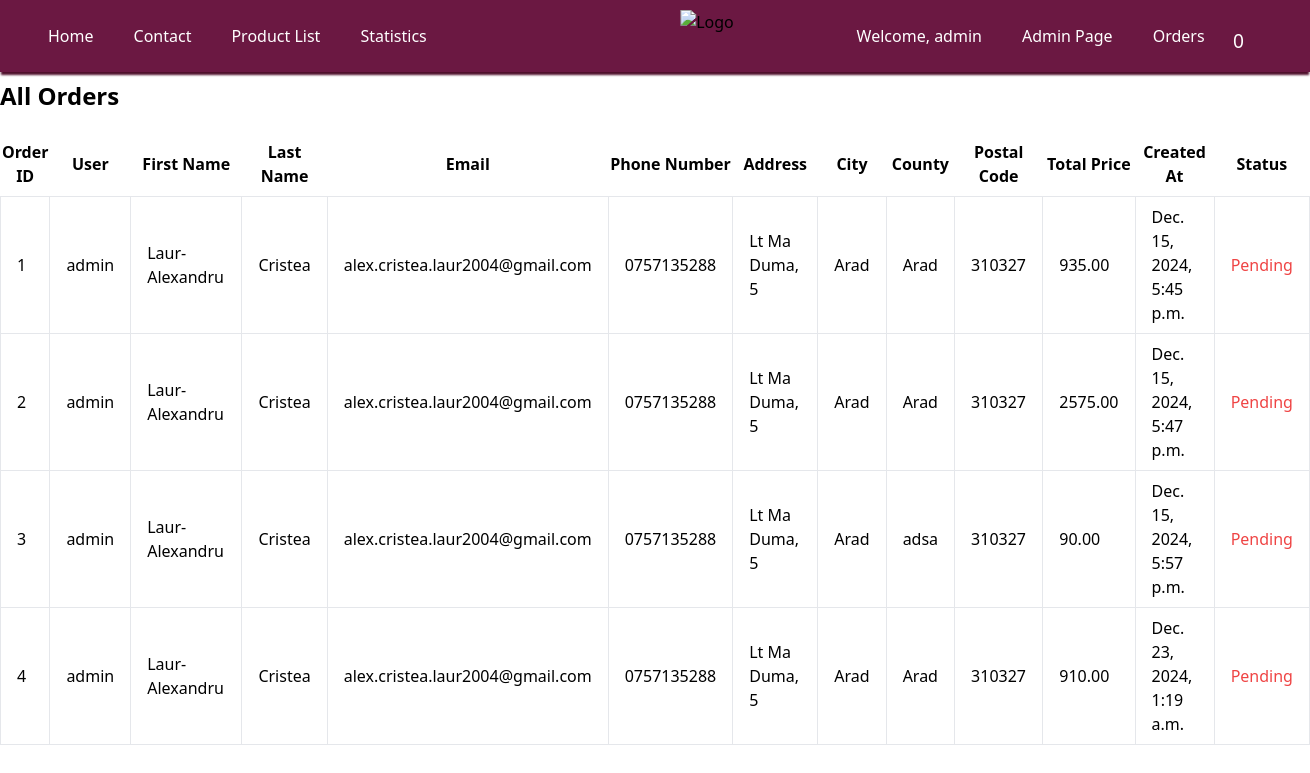
The page /orders/ (signed in) on the database as committed earlier.
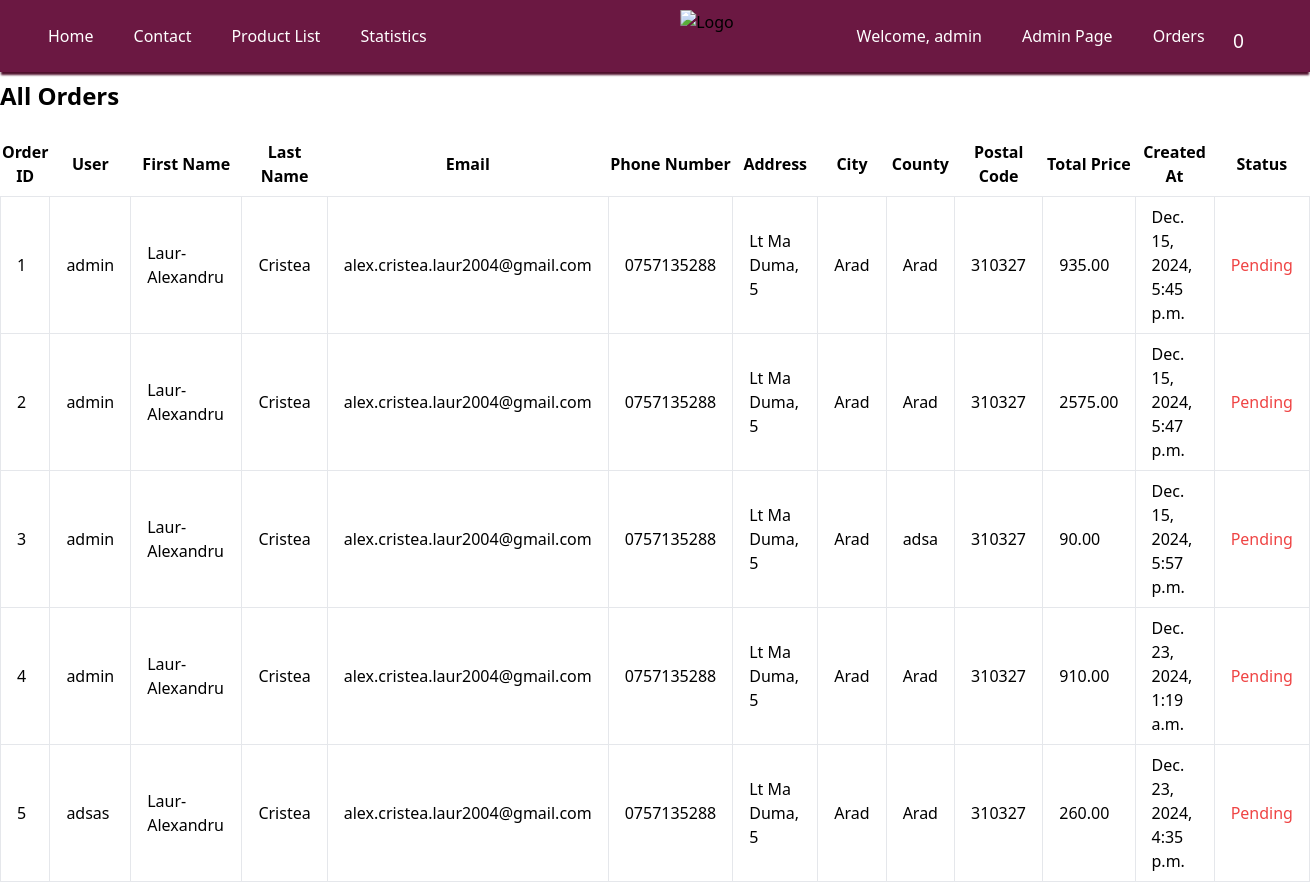
The same page on the database as committed later.
### my_app/models.py (models this page shows, shortened)
class Order(models.Model):
    user = models.ForeignKey(User, on_delete=models.CASCADE)
    created_at = models.DateTimeField(default=timezone.now)
    first_name = models.CharField(max_length=30,default='')
    last_name = models.CharField(max_length=30,default='')
    email = models.EmailField(max_length=254, default='')
    phone_number = models.CharField(max_length=15, default='')
    address = models.CharField(max_length=255 , null=True)
    city = models.CharField(max_length=100, null=True)
    county = models.CharField(max_length=100, default='')
    postal_code = models.CharField(max_length=6, null=True)
    total_price = models.DecimalField(max_digits=10, decimal_places=2)
    status = models.CharField(max_length=20, default='Pending')

### my_app/views.py (the view)
# urls.py: path('orders/', views.orders, name='orders'),
@staff_member_required
def orders(request):
    orders = Order.objects.all()
    return render(request, 'my_app/orders.html', {'orders': orders})

### my_app/context_processors.py (called while the page is built)
def cart_item_count(request):
    if request.user.is_authenticated:
        cart_items = CartItem.objects.filter(cart__user=request.user)
        return {'cart_item_count': cart_items.count()}
    return {'cart_item_count': 0}

### templates/my_app/orders.html (shortened to what this page needs)
<!DOCTYPE html>
<html lang="en">
<head>
    <link href="https://cdn.jsdelivr.net/npm/tailwindcss@2.2.19/dist/tailwind.min.css" rel="stylesheet">
</head>
<body>
    {% include 'my_app/header.html' %}
    <div class=" mx-auto content">
        <h1 class="text-2xl font-bold mb-5">All Orders</h1>
        <table class="min-w-full bg-white">
            <thead>
                <tr>
                    <th class="py-2 cursor-pointer" id="order-id-header">Order ID</th>
                    <th class="py-2">User</th>
                    <th class="py-2">First Name</th>
                    <th class="py-2">Last Name</th>
                    <th class="py-2">Email</th>
                    <th class="py-2">Phone Number</th>
                    <th class="py-2">Address</th>
                    <th class="py-2">City</th>
                    <th class="py-2">County</th>
                    <th class="py-2">Postal Code</th>
                    <th class="py-2 cursor-pointer" id="total-price-header">Total Price</th>
                    <th class="py-2">Created At</th>
                    <th class="py-2 cursor-pointer" id="status-header">Status</th>
                </tr>
            </thead>
            <tbody id="orders-body">
                {% for order in orders %}
                <tr>
                    <td class="border px-4 py-2 order-id cursor-pointer" data-order-id="{{ order.id }}">{{ order.id }}</td>
                    <td class="border px-4 py-2">{{ order.user.username }}</td>
                    <td class="border px-4 py-2">{{ order.first_name }}</td>
                    <td class="border px-4 py-2">{{ order.last_name }}</td>
                    <td class="border px-4 py-2">{{ order.email }}</td>
                    <td class="border px-4 py-2">{{ order.phone_number }}</td>
                    <td class="border px-4 py-2">{{ order.address }}</td>
                    <td class="border px-4 py-2">{{ order.city }}</td>
                    <td class="border px-4 py-2">{{ order.county }}</td>
                    <td class="border px-4 py-2">{{ order.postal_code }}</td>
                    <td class="border px-4 py-2">{{ order.total_price }}</td>
                    <td class="border px-4 py-2">{{ order.created_at }}</td>
                    <td class="border px-4 py-2 {% if order.status == 'Pending' %}text-red-500{% elif order.status == 'Done' %}text-green-500{% endif %}">{{ order.status }}</td>
                </tr>
                {% endfor %}
            </tbody>
        </table>
    </div>
</body>
</html>

Rows that differ between the two databases and show on the page:
added Order: id "5", user.username "adsas", first_name "Laur-Alexandru", last_name "Cristea", email "alex.cristea.laur2004@gmail.com", phone_number "0757135288", address "Lt Ma Duma, 5", city "Arad", county "Arad", postal_code "310327", total_price "260.00", created_at "Dec. 23, 2024, 4:35 p.m.", status "Pending"
